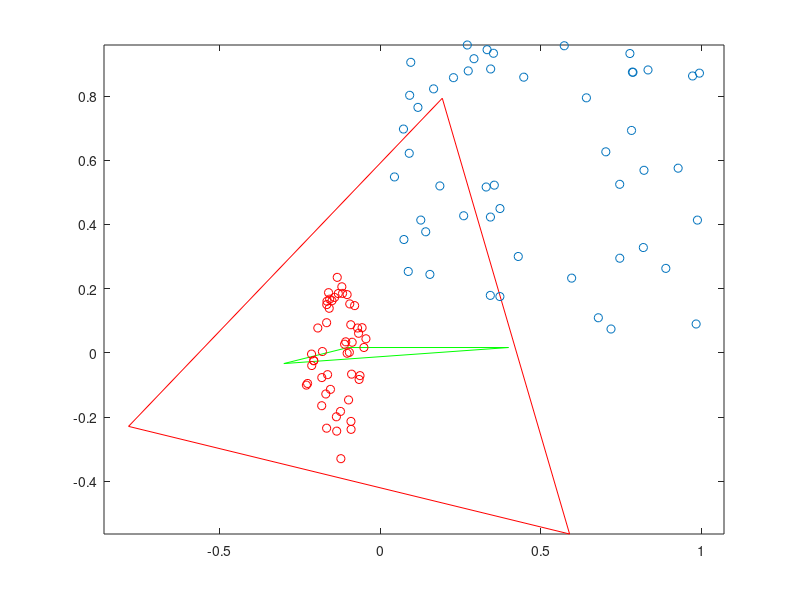

This figure's MATLAB source: (Note: this script raises an error after producing the figure.)
%% simple triangle trasfrom
a = [ 0.3 0.3; 0.5 0.35; 1 0.35]';
a_mean = mean(a');
a_mean = repmat( a_mean', 1, 3);
a = a - a_mean;

C = a * a';
[U, S, V] = svd( C );
M = inv(sqrt(S)) * V';
b = M * a;

plot( a(1,:), a(2,:), 'g')
hold on
plot( [a(1,1), a(1,3)],[a(2,1),a(2,3)],'g')


plot( b(1,:), b(2,:), 'r')
plot( [b(1,1), b(1,3)],[b(2,1),b(2,3)],'r')
axis equal

%% random triangle transfrom
a = rand( 2, 50 )
C = a * a';
[U, S, V] = svd( C );
M = inv(sqrt(S)) * V';
b = M * a;

scatter( a(1,:), a(2,:) )
hold on
scatter( b(1,:), b(2,:) , 'r')
%% real triangle transfrom
figure_index = 1;
point_set = hyper_data_line( :,1:2 );
point_set = point_set';
AT_A = point_set' * point_set;
% AT_A_inv = inv( AT_A );
load('hyper_data_ref.mat');
point_set_trans = hyper_data_ref;
clear hyper_data_ref
tmp  = point_set' * point_set_trans;
trans_matrix = AT_A \ tmp;
point_set_trans_s = point_set *  trans_matrix;

figure(figure_index)
figure_index = figure_index + 1;
subplot( 131 )
scatter( point_set_trans(1,:), point_set_trans(2,:) );
axis([0 1 0 1])
axis equal
hold on
scatter( point_set_trans_s(1,:), point_set_trans_s(2,:),  'r' );

subplot( 132 )
scatter( point_set_trans_s(1,:), point_set_trans_s(2,:))
axis([0 1 0 1])
axis equal

subplot( 133 )
scatter( point_set(1,:), point_set(2,:))
axis([0 1 0 1])
axis equal

% recorver original scatter
trans_matrix_inv = inv(trans_matrix);
point_set_rec = point_set_trans_s * trans_matrix_inv; 
figure(figure_index)
figure_index = figure_index + 1;
subplot(121)
scatter( point_set(1,:), point_set(2,:))
axis([0 1 0 1])
axis equal
subplot(122)
scatter( point_set_rec(1,:), point_set_rec(2,:))
axis([0 1 0 1])
axis equal

